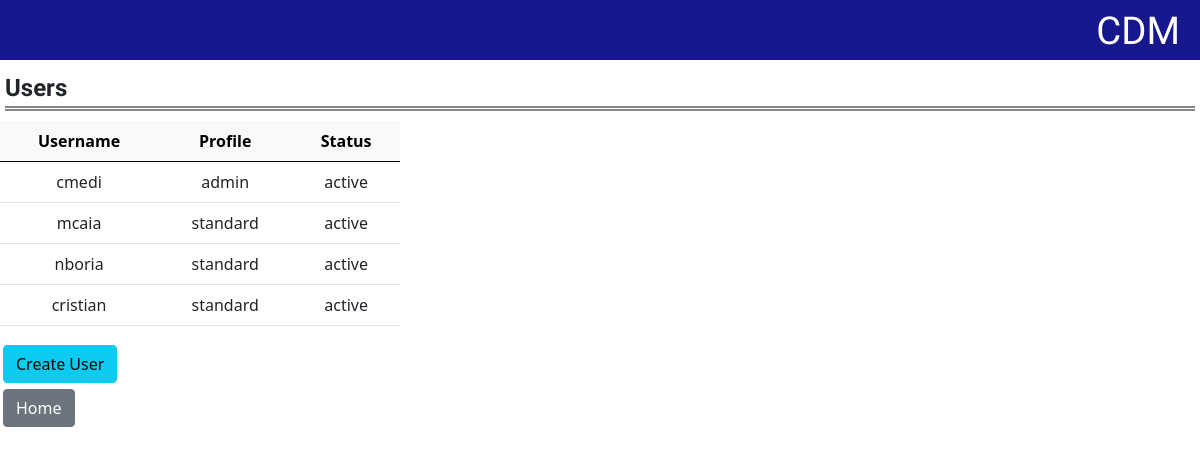
/users (signed in), run on an earlier commit of the app's database.
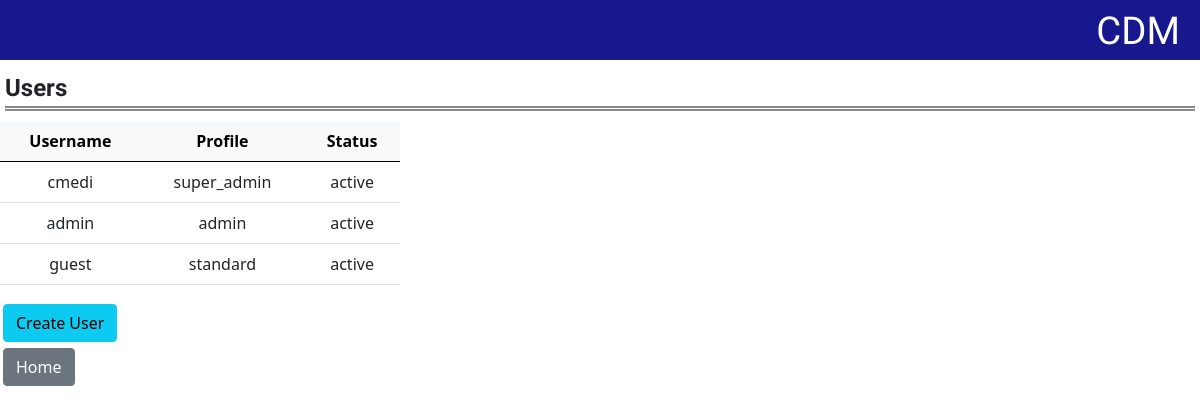
And on a later commit of the database.
### tables this page shows
CREATE TABLE users (id INTEGER PRIMARY KEY AUTOINCREMENT, username TEXT NOT NULL UNIQUE, hashed_pass TEXT NOT NULL, profile TEXT NOT NULL, status TEXT NOT NULL);

### app.py (the view)
@app.route ("/users", methods = ["GET"])
@login_required
def get_all_users():
    users = db.execute("SELECT * FROM users")
    return render_template("users.html", users=users)

### app.py (called while the page is built)
@app.after_request
def after_request(response):
    response.headers["Cache-Control"] = "no-cache, no-store, must-revalidate"
    response.headers["Expires"] = 0
    response.headers["Pragma"] = "no-cache"
    return response

### auxiliary.py (called while the page is built)
def login_required(f):
    @wraps(f)
    def decorated_function(*args, **kwargs):
        if session.get("user_id") is None:
            return redirect("/login")
        return f(*args, **kwargs)
    return decorated_function

### templates/users.html (shortened to what this page needs)
{% extends "layout.html" %}
{% block body %}
    <div class="page-title">Users</div>
    <table class="table" style="text-align: center; max-width: 400px">
        <thead class="table-light">
            <tr>
                <th>Username</th>
                <th>Profile</th>
                <th>Status</th>
            </tr>
        </thead>
        <tbody>
            {% for user in users %}
            <tr>
                <td>{{ user["username"] }}</td>
                <td>{{ user["profile"] }}</td>
                <td>{{ user["status"] }}</td>
            </tr>
            {% endfor %}
        </tbody>
    </table>
    <form method="get" action="/create_user" style="padding: 3px">
        <button class="btn btn-info" type="submit">Create User</button>
    </form>
    <form method="get" action="/" style="padding: 3px">
        <button class="btn btn-secondary" type="submit">Home</button>
    </form>
{% endblock %}

What changed in the data, as far as the page shows it:
removed users: username "mcaia", profile "standard", status "active"
removed users: username "nboria", profile "standard", status "active"
removed users: username "cristian", profile "standard", status "active"
changed users "cmedi": profile "admin" → "super_admin"
added users: username "admin", profile "admin", status "active"
added users: username "guest", profile "standard", status "active"
